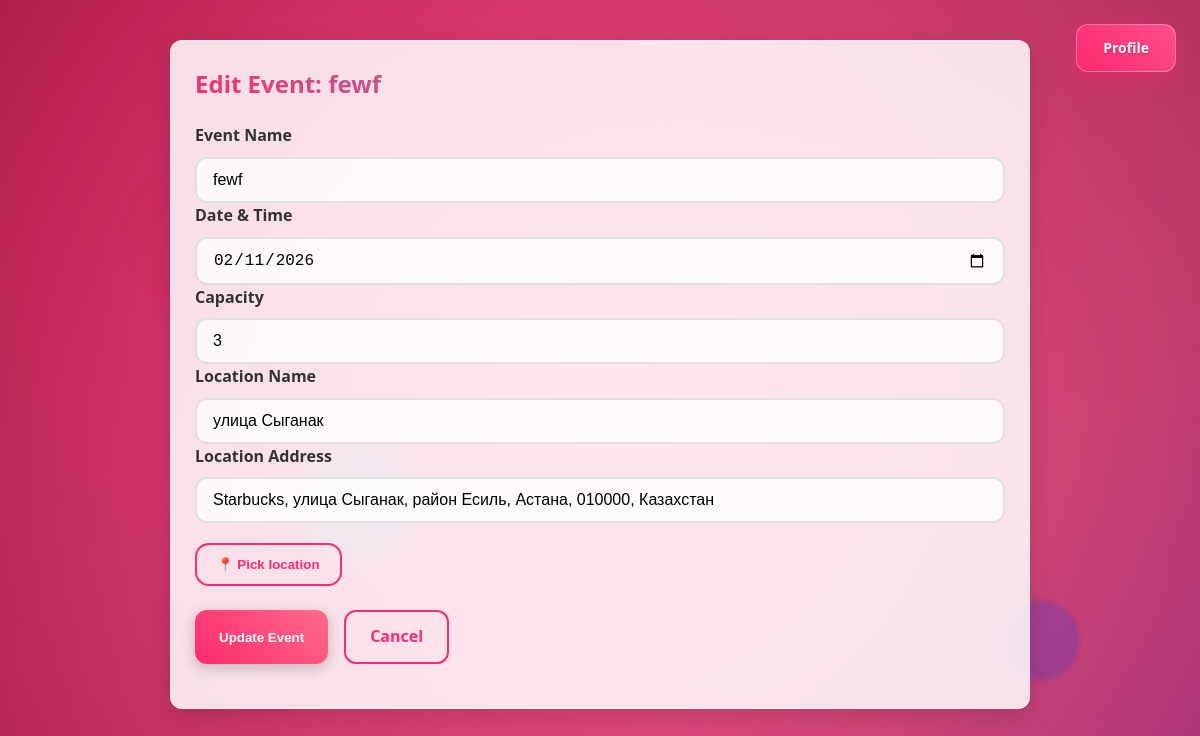
Page /26/edit/ (signed in) on the committed database.
### events/models.py (models this page shows, shortened)
class Event(models.Model):
    owner = models.ForeignKey(
        User,
        on_delete=models.CASCADE,
        related_name='events'
    )
    name = models.CharField(max_length=200)
    date = models.DateField()
    capacity = models.PositiveIntegerField()
    location_name = models.CharField(max_length=200, blank=True)
    location_address = models.CharField(max_length=300, blank=True)
    latitude = models.DecimalField(max_digits=13, decimal_places=10, null=True, blank=True)
    longitude = models.DecimalField(max_digits=13, decimal_places=10, null=True, blank=True)

### events/views.py (the view)
# urls.py: path('<int:event_id>/edit/', views.edit_event, name='edit_event'),
@login_required
def edit_event(request, event_id):
    event = get_object_or_404(Event, id=event_id)
    if request.method == "POST":
        form = EventForm(request.POST, instance=event)
        if form.is_valid():
            new_capacity = form.cleaned_data['capacity']
            if new_capacity < event.attendees.count():
                messages.error(request, "Cannot reduce capacity below current number of attendees!")
            else:
                form.save()
                messages.success(request, "Event updated!")
                return redirect('event_detail', event_id=event.id)
    else:
        form = EventForm(instance=event)
    return render(request, "events/edit_event.html", {"form": form, "event": event})

### events/forms.py
class EventForm(forms.ModelForm):
    class Meta:
        model = Event
        fields = ['name', 'date', 'capacity', 'location_name', 'location_address', 'latitude', 'longitude']
        widgets = {
            'date': forms.DateInput(attrs={'type': 'date'}),
            'latitude': forms.HiddenInput(),
            'longitude': forms.HiddenInput(),
        }

### templates/events/edit_event.html (shortened to what this page needs)
{% load static %}
<!DOCTYPE html>
<html lang="en">
<head>
  <link rel="stylesheet" href="{% static 'css/styles.css' %}">
  <link
    rel="stylesheet"
    href="https://unpkg.com/leaflet@1.9.4/dist/leaflet.css"
  />
</head>
<body>
  <div class="particle"></div>
  <div class="particle"></div>
  <div class="particle"></div>
  <div class="profile-button-wrapper">
    {% if user.is_authenticated %}
        <a href="{% url 'profile' %}" class="profile-btn">Profile</a>
    {% else %}
        <a href="{% url 'login' %}" class="profile-btn">Log in</a>
    {% endif %}
  </div>
  <div class="container">
    <div class="content-card fade-in-up">
      <h2 class="gradient-text">Edit Event: {{ event.name }}</h2>
      <form method="post">
        <div class="form-group">
          <label for="id_name">Event Name</label>
          {{ form.name }}
        </div>
        <div class="form-group">
          <label for="id_date">Date & Time</label>
          {{ form.date }}
        </div>
        <div class="form-group">
          <label for="id_capacity">Capacity</label>
          {{ form.capacity }}
        </div>
        <div class="form-group">
          <label for="id_location_name">Location Name</label>
          {{ form.location_name }}
        </div>
        <div class="form-group">
          <label for="id_location_address">Location Address</label>
          {{ form.location_address }}
        </div>
        <div class="form-group" style="display:flex; gap:16px; margin-top:20px;">
          <button
            type="button"
            class="btn btn-outline btn-map"
            onclick="toggleMap()"
          >
            📍 Pick location
          </button>
        </div>
        <div style="display: flex; gap: 16px; margin-top: 24px;">
          <button type="submit" class="btn btn-primary">
            Update Event
          </button>
          <a href="{% url 'event_detail' event.id %}" class="btn btn-outline">
            Cancel
          </a>
        </div>
      </form>
    </div>
  </div>
</body>
</html>

### static/css/styles.css (style rules this page uses)
:root { --primary: #ff2a6d; --primary-light: #ff4d8d; --secondary: #05d9e8; --success: #05ffa1; --danger: #fe4450; --warning: #ffb400; --light-bg: rgba(255, 255, 255, 0.85); --dark-text: #1a1a2e; --light-text: #ffffff; --border-radius: 12px; --box-shadow: 0 8px 25px rgba(0, 0, 0, 0.15); --transition: all 0.3s cubic-bezier(0.175, 0.885, 0.32, 1.275); }
* { box-sizing: border-box; margin: 0; padding: 0; }
body { font-family: 'Segoe UI', Tahoma, Geneva, Verdana, sans-serif; color: var(--dark-text); line-height: 1.6; padding: 20px; max-width: 900px; margin: 0 auto; min-height: 100vh; position: relative; overflow-x: hidden; }
body::before { content: ''; position: fixed; top: 0; left: 0; width: 100%; height: 100%; z-index: -2; background: linear-gradient(125deg, #ff2a6d, #ff4d8d, #c942ff, #4d44ff, #05d9e8, #05ffa1); background-size: 400% 400%; animation: gradientBG 15s ease infinite; }
body::after { content: ''; position: fixed; top: 0; left: 0; width: 100%; height: 100%; z-index: -1; background: radial-gradient(circle, rgba(255,255,255,0.1) 0%, rgba(0,0,0,0.3) 100%); }
.particle { position: fixed; border-radius: 50%; z-index: -1; opacity: 0.7; filter: blur(2px); animation: float 15s infinite linear; }
.particle:nth-child(1) { width: 150px; height: 150px; background: rgba(255, 42, 109, 0.4); top: 20%; left: 10%; animation-delay: 0s; }
.particle:nth-child(2) { width: 80px; height: 80px; background: rgba(77, 68, 255, 0.4); bottom: 15%; right: 10%; animation-delay: -5s; }
.particle:nth-child(3) { width: 120px; height: 120px; background: rgba(5, 217, 232, 0.4); bottom: 30%; left: 25%; animation-delay: -10s; }
.btn { display: inline-block; padding: 12px 24px; border: none; border-radius: var(--border-radius); color: var(--light-text); font-weight: 600; cursor: pointer; transition: var(--transition); text-decoration: none; text-align: center; position: relative; overflow: hidden; box-shadow: 0 4px 15px rgba(0, 0, 0, 0.2); }
.btn::before { content: ''; position: absolute; top: 0; left: -100%; width: 100%; height: 100%; background: linear-gradient(90deg, transparent, rgba(255, 255, 255, 0.3), transparent); transition: 0.5s; }
.btn-primary { background: linear-gradient(45deg, var(--primary), #ff6b8b); }
.btn-outline { background: transparent; border: 2px solid var(--primary); color: var(--primary); box-shadow: none; }
.btn-map { font-weight: 600; border-radius: 14px; padding: 12px 20px; transition: all 0.25s ease; display: inline-flex; align-items: center; gap: 8px; }
form { margin: 20px 0; }
label { display: block; margin-bottom: 8px; font-weight: 600; color: #333; }
input[type="text"], input[type="date"], input[type="number"], textarea, select { width: 100%; padding: 12px 16px; border: 2px solid #e0e0e0; border-radius: var(--border-radius); font-size: 16px; background: rgba(255, 255, 255, 0.8); transition: var(--transition); }
.fade-in-up { animation: fadeInUp 0.8s ease forwards; }
.gradient-text { background: linear-gradient(45deg, var(--primary), var(--secondary)); -webkit-background-clip: text; -webkit-text-fill-color: transparent; font-weight: 700; }
.container { position: relative; z-index: 10; max-width: 100%; margin: 0 auto; }
.particle { pointer-events: none; }
.content-card { background: var(--light-bg); backdrop-filter: blur(10px); border-radius: var(--border-radius); margin: 20px auto; box-shadow: var(--box-shadow); padding: 24px; transition: var(--transition); border: 1px solid rgba(255, 255, 255, 0.3); position: relative; z-index: 20; max-width: 900px; }
.profile-button-wrapper { position: fixed; top: 24px; right: 24px; z-index: 1000; }
.profile-btn { display: inline-flex; align-items: center; justify-content: center; padding: 12px 26px; font-size: 14px; font-weight: 600; color: var(--light-text); text-decoration: none; border-radius: var(--border-radius); border: 1px solid rgba(255, 255, 255, 0.35); background: linear-gradient( 45deg, var(--primary), var(--primary-light) ); backdrop-filter: blur(10px); box-shadow: 0 6px 22px rgba(255, 42, 109, 0.45); text-shadow: 0 1px 2px rgba(0, 0, 0, 0.25); position: relative; overflow: hidden; transition: var(--transition); }
.profile-btn::before { content: ''; position: absolute; top: 0; left: -120%; width: 120%; height: 100%; background: linear-gradient( 90deg, transparent, rgba(255, 255, 255, 0.45), transparent ); transition: 0.6s; }

### rows in the picture
Event: name "fewf", date "02/11/2026", capacity "3", location_name "улица Сыганак", location_address "Starbucks, улица Сыганак, район Есиль, Астана, 010000, Казахстан"
